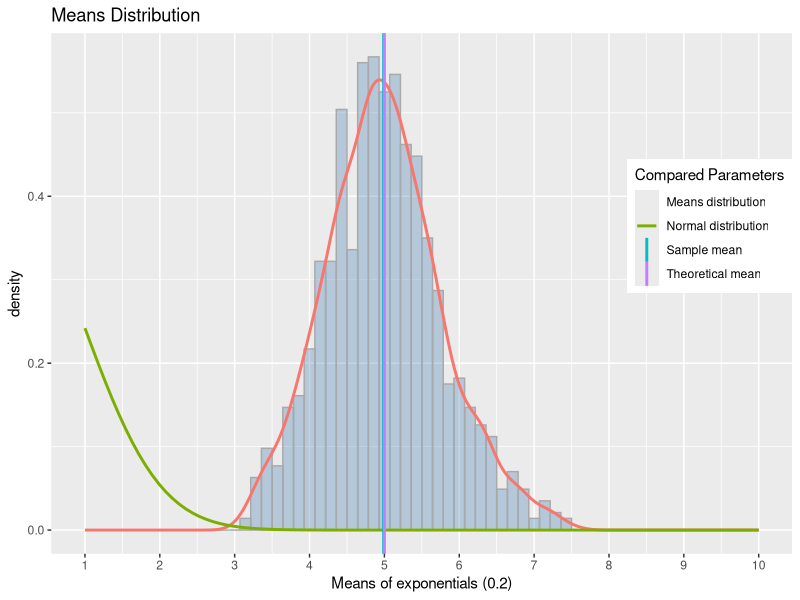
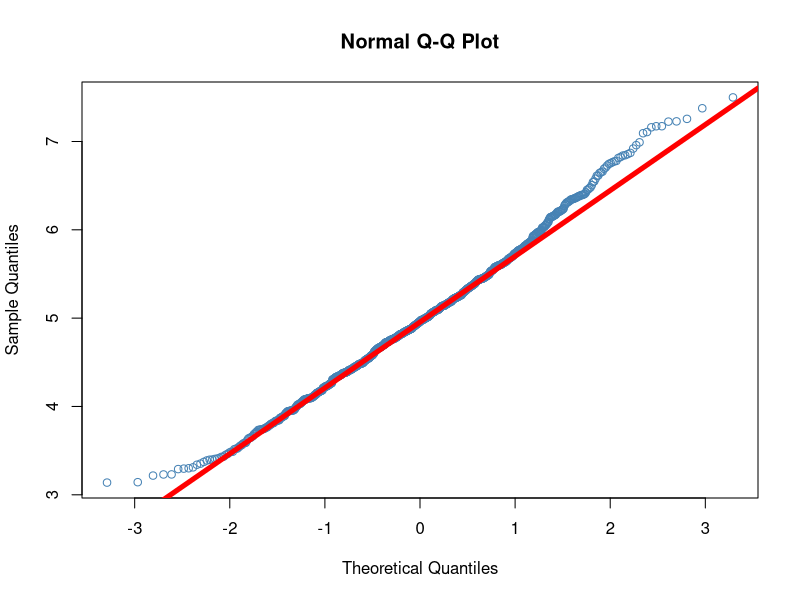

Write the R code that produced these figures, in order.
## ---- chunk 1
lambda <- 0.2 #Set rate to 0.2
sampleSize <- 40 #Set sample size to 40
nSamples <- 1000 #Draw 1000 samples
## ---- chunk 2
expoDist <- replicate(n = nSamples, expr = rexp(n = sampleSize, lambda))
## ---- chunk 3
theoMean <- round((1/lambda), 3) #Theoretical
sampleMean <- round(mean(colMeans(expoDist)), 3) #Sample
## ---- chunk 4
theoSd <- round((1/lambda * (1/sqrt(sampleSize))), 3) #Theoretical
sampleSd <- round(sd(colMeans(expoDist)), 3) #Sample
## ---- chunk 5
theoVar <- round((theoSd^2), 3)
sampleVar <- round((sampleSd^2), 3)
## ---- chunk 6
library(ggplot2)
hist.df <- data.frame(Means = colMeans(expoDist))
ggplot(data = hist.df, aes(x = Means)) + 
        geom_histogram(aes(y=..density..), fill = "steelblue", 
                       binwidth = 1/7, color = "darkgrey", alpha = 1/3) +
        geom_density(aes(color = "Means distribution"), size = 1, show_guide=FALSE)+
        stat_function(fun=dnorm, arg=list(mean=theoMean, sd=theoSd), 
                      aes(color = "Normal distribution"), size = 1)+
        geom_vline(aes(xintercept=sampleMean, colour="Sample mean"), size = 1)+
        geom_vline(aes(xintercept=theoMean, colour = "Theoretical mean"), size = 1)+
        theme(legend.justification=c(1,0), legend.position=c(1,0.5))+ 
        labs(title = "Means Distribution", x = "Means of exponentials (0.2)")+
        scale_x_continuous(limits = c(1, 10), breaks=1:10)+
        scale_color_discrete(name ="Compared Parameters")
## ---- chunk 7
qqnorm(colMeans(expoDist),col = "steelblue")
qqline(colMeans(expoDist), col = "red",lwd=5)
